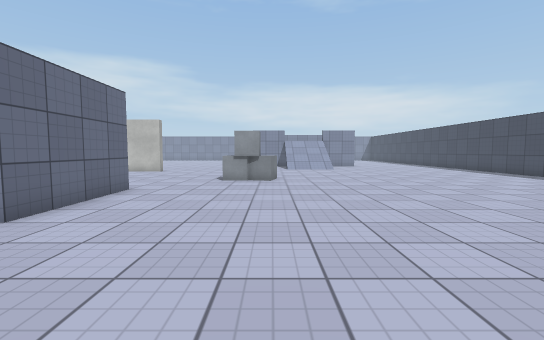
View 1 (above)

18 first-person views from a walk through a Unity game level. The camera is 1.2 m above the floor, tilts 4° down and sees 90° across. The floor is counted in squares, 1 m on a side. Each view is taken from the middle of a square. On the plan, view 1 faces up. The plan holds only what a view shows up to about 13 squares ahead; the rest is blank. The place goes on beyond the plan. The player character is not drawn. Surface patterns are stand-ins for the level's own textures.

View 2
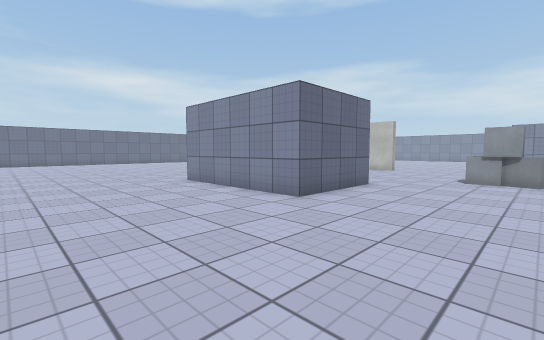

View 3
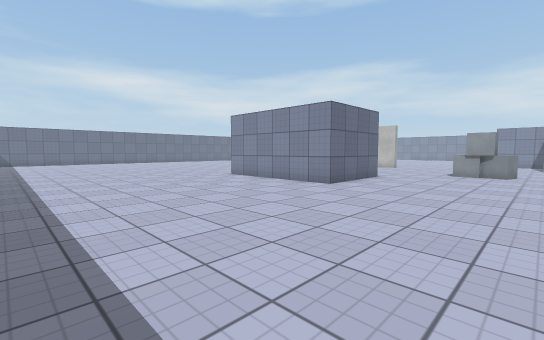

View 4
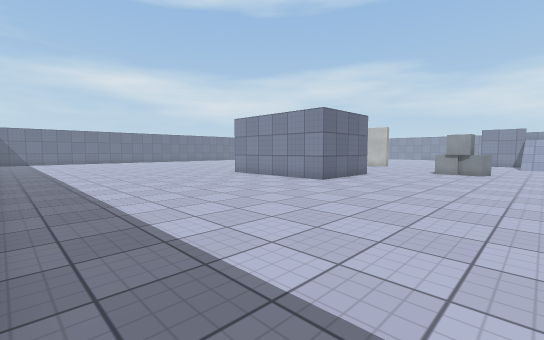

View 5
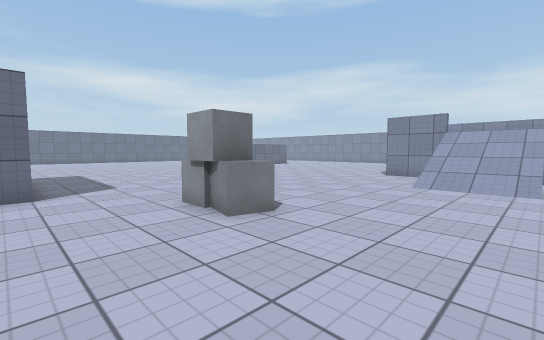

View 6
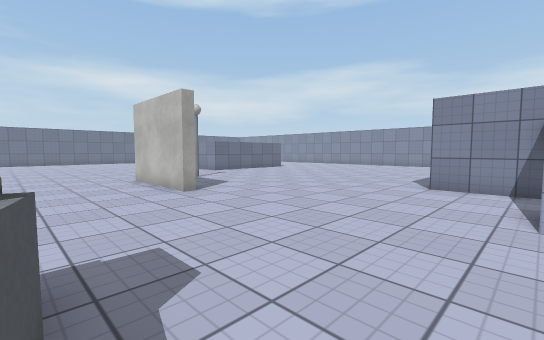

View 7
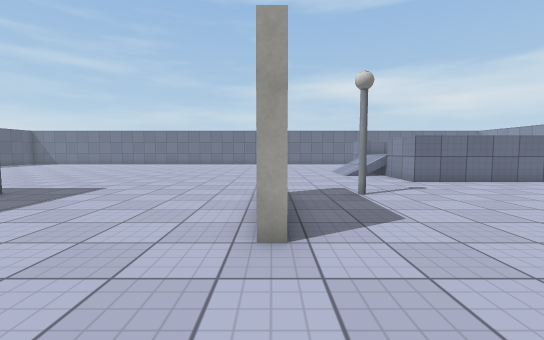

View 8
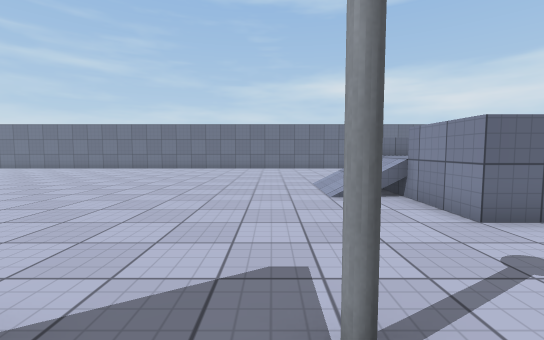

View 9
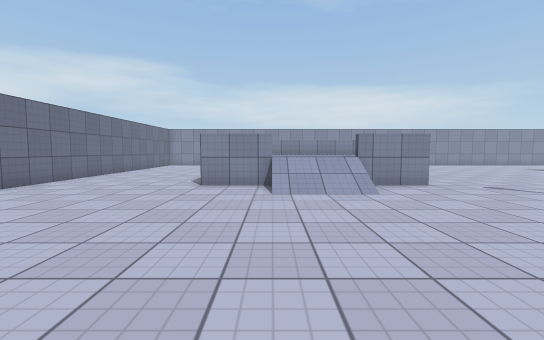

View 10
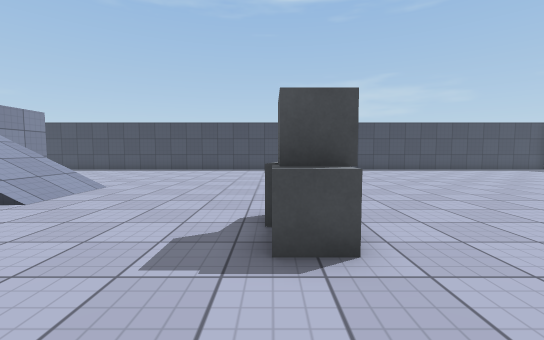

View 11
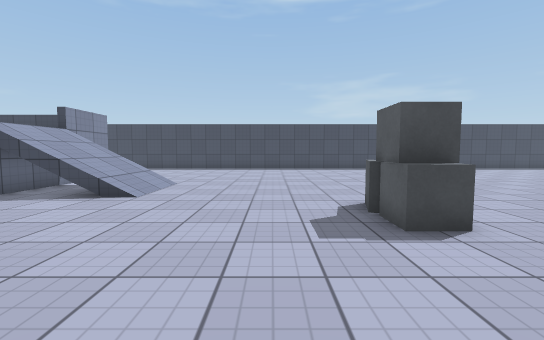

View 12
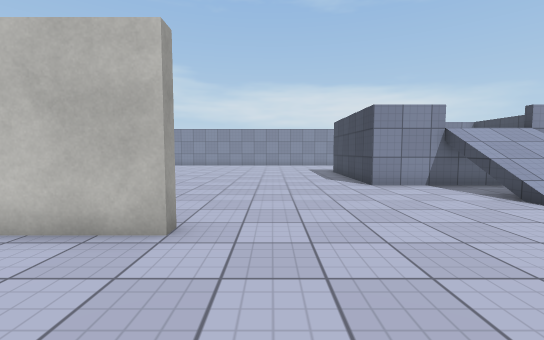

View 13
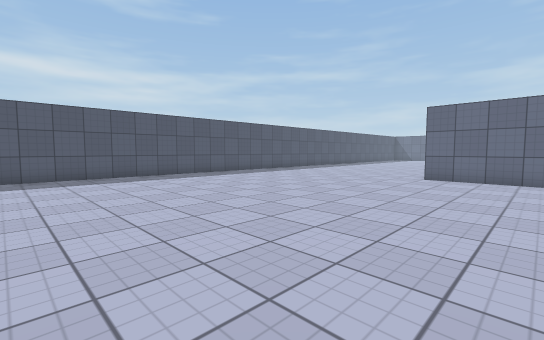

View 14
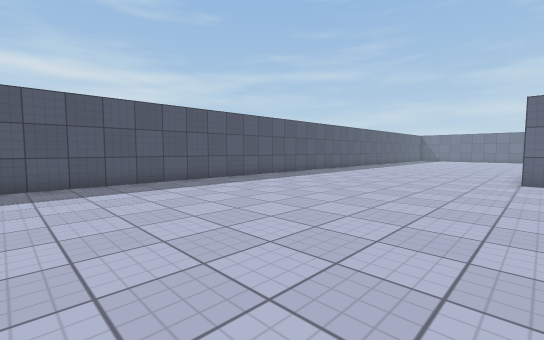

View 15
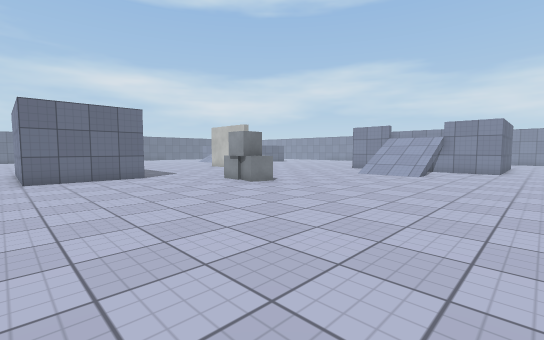

View 16
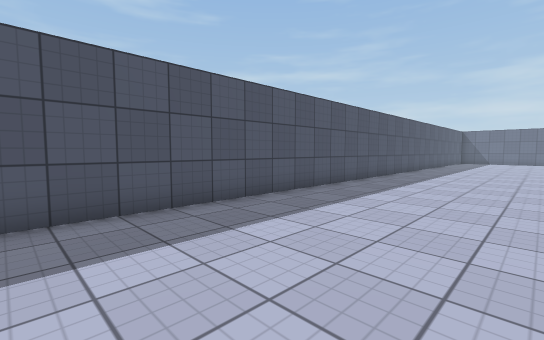

View 17
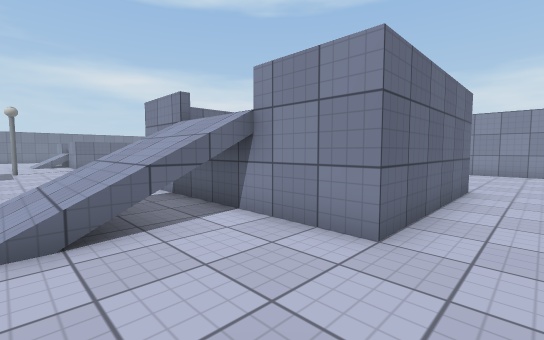

View 18
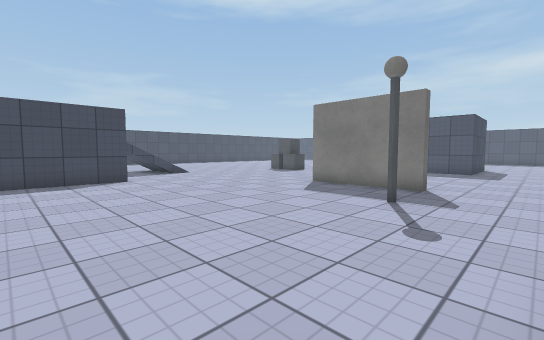

### Floor plan
Points are (right, up) in squares from view 1. A wall is a line through its corners. A room is listed if a view was taken in it or the views show most of it. See-through windows are left out.
Room 1 (views 1, 2, 3, 4, 5, 6, 7, 8, 9, 10, 11, 12, 13, 14, 15, 16, 17, 18)
walls: (-4.5, 8.6) (-4.5, 4.5) (-10.5, 4.5); (-10.5, 15.8) (-10.5, 16.2) (-6.5, 16.2) (-6.5, 15.8) (-10.5, 15.8); (-10, -5.5) (8.1, -5.5); (-19, 21.5) (-21.5, 21.5); (1.1, 21.5) (-1.5, 21.5) (-1.5, 25.1); (-13.5, 25.5) (-13.5, 21.5) (-16, 21.5); (6.5, 25.5) (6.5, 21.5) (4, 21.5); (-27.5, 25) (-27.5, 20.4)
ways out: opening at (-17.5, 21.5); opening at (2.5, 21.5); gap at (1, 21); gap at (4, 21)
objects: other object (-11, 18) to (-10, 19); other object (-2, 11) to (-2, 12); other object (-1, 11) to (-1, 12); other object (0, 11) to (0, 12)

Positions as (right, up) in squares from view 1, and headings:
1: (0, 0), facing up
2: (0, -1), facing up-left
3: (1, -4), facing up-left
4: (2, -5), facing up-left
5: (4, 8), facing up-left
6: (1, 12), facing up-left
7: (-3, 16), facing left
8: (-9, 18), facing left
9: (-19, 12), facing up
10: (-5, 12), facing right
11: (-6, 14), facing right
12: (-5, 12), facing up
13: (8, 8), facing down-left
14: (8, 5), facing down-left
15: (8, 4), facing up-left
16: (3, 0), facing down-left
17: (8, 18), facing up-left
18: (-13, 25), facing down-right
